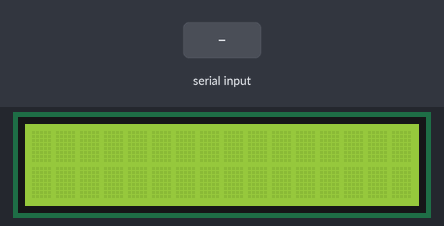
A sketch run on a simulated Arduino Uno, built with avr-gcc and run on an emulated ATmega328P. Shown: 16×2 character LCD. Inputs (shaded band) come from the test bench.

Above: at 1.2 s.
1.3 s: "1\n" received over Serial
At 1.6 s:
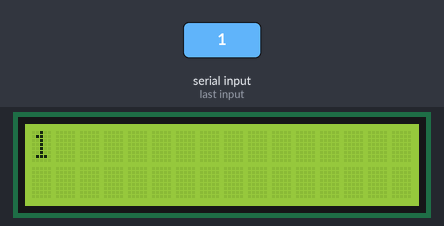
2.8 s: "0\n" received over Serial
At 6.0 s:
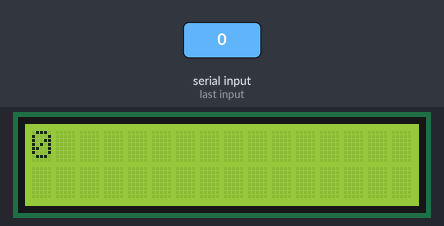
Timing chart, 0 to 7.5 s (numbered marks = the images above; inputs shaded):
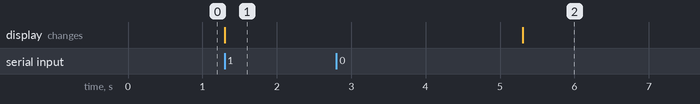

Measured:
- after the input at 1.3 s, the display: changes at once (image 1)
- after the input at 2.8 s, the display: first differs from a run without the input after 2.5 s (image 2)

The sketch:

lcdPrint.ino
```cpp
#include <LiquidCrystal.h>

String x="";

LiquidCrystal lcd(12, 11, 5, 4, 3, 2);

void setup() {

  lcd.begin(16, 2);
  Serial.begin(9600);

}
void loop() {

    lcd.setCursor(0,0);

    if(Serial.available()){
        char c=(char) Serial.read();
        if(c!='\n'){
           x=x+c;
       }else{
      //Serial.println(x);
       lcd.print(x);

       delay(4000);


       lcd.clear();
       x="";
    }
}
}
```
